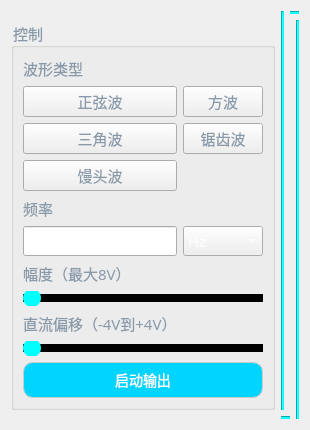
      <widget class="QWidget" name="tab_2">
       <attribute name="title">
        <string>信号发生器</string>
       </attribute>
       <layout class="QGridLayout" name="gridLayout_7">
        <item row="1" column="0">
         <layout class="QGridLayout" name="gridLayout_6" rowstretch="1,1,1" columnstretch="0,1,0,5,0">
          <item row="1" column="1">
           <widget class="QGroupBox" name="groupBox">
            <property name="sizePolicy">
             <sizepolicy hsizetype="Expanding" vsizetype="Expanding">
              <horstretch>0</horstretch>
              <verstretch>0</verstretch>
             </sizepolicy>
            </property>
            <property name="font">
             <font>
              <family>宋体</family>
              <pointsize>11</pointsize>
             </font>
            </property>
            <property name="styleSheet">
             <string notr="true">color: #8899aa;</string>
            </property>
            <property name="title">
             <string>控制</string>
            </property>
            <layout class="QGridLayout" name="gridLayout_9">
             <item row="0" column="0">
              <layout class="QGridLayout" name="gridLayout_8" rowstretch="1,1,1,1,1,1,1,1,1,1,0" columnstretch="1,1">
               <item row="4" column="1">
                <spacer name="horizontalSpacer_10">
                 <property name="orientation">
                  <enum>Qt::Horizontal</enum>
                 </property>
                 <property name="sizeHint" stdset="0">
                  <size>
                   <width>40</width>
                   <height>20</height>
                  </size>
                 </property>
                </spacer>
               </item>
               <item row="1" column="0">
                <widget class="QPushButton" name="sine_btn">
                 <property name="sizePolicy">
                  <sizepolicy hsizetype="Expanding" vsizetype="Expanding">
                   <horstretch>0</horstretch>
                   <verstretch>0</verstretch>
                  </sizepolicy>
                 </property>
                 <property name="font">
                  <font>
                   <family>宋体</family>
                   <pointsize>11</pointsize>
                   <weight>12</weight>
                   <bold>false</bold>
                  </font>
                 </property>
                 <property name="styleSheet">
                  <string notr="true">
QPushButton[checkable=&quot;true&quot;]{
    /* 未选中标签样式 */
    background-color: #1E293B; /* 深蓝背景 */
    color: #94A3B8; /* 浅灰文字 */
    padding: 8px 16px;
    margin-right: 2px;
    border-radius: 8px;
    border: none;
    font-weight: 100;
}

QPushButton[checkable=&quot;true&quot;]:checked {
    /* 选中标签样式 */
    background-color: #1E293B; /* 亮蓝背景 */
    color: #00D4FF;
    border: 1px solid #60A5FA; /* 亮蓝边框 */
}

QPushButton[checkable=&quot;true&quot;]:hover:not(:checked){
    /* 未选中但悬停 */
    background-color: #334155;
    color: #CBD5E1;
}</string>
                 </property>
                 <property name="text">
                  <string>正弦波</string>
                 </property>
                 <property name="icon">
                  <iconset resource="resources.qrc">
                   <normaloff>:/icons/icons/sine.svg</normaloff>:/icons/icons/sine.svg</iconset>
                 </property>
                 <property name="iconSize">
                  <size>
                   <width>40</width>
                   <height>40</height>
                  </size>
                 </property>
                 <property name="checkable">
                  <bool>true</bool>
                 </property>
                </widget>
               </item>
               <item row="10" column="0" colspan="2">
                <widget class="QPushButton" name="emit_btn">
                 <property name="sizePolicy">
                  <sizepolicy hsizetype="Expanding" vsizetype="Expanding">
                   <horstretch>0</horstretch>
                   <verstretch>0</verstretch>
                  </sizepolicy>
                 </property>
                 <property name="font">
                  <font>
                   <family>宋体</family>
                   <pointsize>-1</pointsize>
                  </font>
                 </property>
                 <property name="styleSheet">
                  <string notr="true">QPushButton {
    /* 正常状态 */
    background-color: #00D4FF; /* 浅灰背景 */
    color: #ffffff; /* 深灰文字 */
    border: 1px solid #cccccc;
    border-radius: 10px;
    padding: 6px 12px;
    font-size: 14px;
}


QPushButton:pressed {
    /* 按压状态（核心效果） */
    background-color: #3B82F6; /* 蓝色背景 */
    color: white; /* 白色文字（与正常状态反转） */
    border-color: #2563EB; /* 深蓝边框 */
}

QPushButton:disabled {
    /* 禁用状态（可选） */
    background-color: #f5f5f5;
    color: #999999;
    border-color: #dddddd;
}</string>
                 </property>
                 <property name="text">
                  <string>启动输出</string>
                 </property>
                </widget>
               </item>
               <item row="8" column="0">
                <widget class="QLabel" name="label_2">
                 <property name="sizePolicy">
                  <sizepolicy hsizetype="Expanding" vsizetype="Expanding">
                   <horstretch>0</horstretch>
                   <verstretch>0</verstretch>
                  </sizepolicy>
                 </property>
                 <property name="font">
                  <font>
                   <family>宋体</family>
                   <pointsize>11</pointsize>
                  </font>
                 </property>
                 <property name="text">
                  <string>直流偏移（-4V到+4V）</string>
                 </property>
                </widget>
               </item>
               <item row="9" column="0" colspan="2">
                <widget class="QSlider" name="horizontalSlider_2">
                 <property name="sizePolicy">
                  <sizepolicy hsizetype="Expanding" vsizetype="Expanding">
                   <horstretch>0</horstretch>
                   <verstretch>0</verstretch>
                  </sizepolicy>
                 </property>
                 <property name="styleSheet">
                  <string notr="true">/* 设置水平QSlider的基本样式 */
QSlider::groove:horizontal {
    height: 8px;
    background:rgb(0, 0, 0);
    margin: 2px 0;
}

QSlider::handle:horizontal {
    width: 18px;
    height: 18px;
    margin: -5px 0;
    background: rgb(0, 255, 255);
    border-radius: 9px;
}



</string>
                 </property>
                 <property name="orientation">
                  <enum>Qt::Horizontal</enum>
                 </property>
                </widget>
               </item>
               <item row="1" column="1">
                <widget class="QPushButton" name="square_btn">
                 <property name="sizePolicy">
                  <sizepolicy hsizetype="Expanding" vsizetype="Expanding">
                   <horstretch>0</horstretch>
                   <verstretch>0</verstretch>
                  </sizepolicy>
                 </property>
                 <property name="font">
                  <font>
                   <family>宋体</family>
                   <pointsize>11</pointsize>
                   <weight>12</weight>
                   <bold>false</bold>
                  </font>
                 </property>
                 <property name="styleSheet">
                  <string notr="true">
QPushButton[checkable=&quot;true&quot;]{
    /* 未选中标签样式 */
    background-color: #1E293B; /* 深蓝背景 */
    color: #94A3B8; /* 浅灰文字 */
    padding: 8px 16px;
    margin-right: 2px;
    border-radius: 8px;
    border: none;
    font-weight: 100;
}

QPushButton[checkable=&quot;true&quot;]:checked {
    /* 选中标签样式 */
    background-color: #1E293B; /* 亮蓝背景 */
    color: #00D4FF;
    border: 1px solid #60A5FA; /* 亮蓝边框 */
}

QPushButton[checkable=&quot;true&quot;]:hover:not(:checked){
    /* 未选中但悬停 */
    background-color: #334155;
    color: #CBD5E1;
}</string>
                 </property>
                 <property name="text">
                  <string>方波</string>
                 </property>
                 <property name="icon">
                  <iconset resource="resources.qrc">
                   <normaloff>:/icons/icons/square.svg</normaloff>:/icons/icons/square.svg</iconset>
                 </property>
                 <property name="iconSize">
                  <size>
                   <width>40</width>
                   <height>40</height>
                  </size>
                 </property>
                 <property name="checkable">
                  <bool>true</bool>
                 </property>
                 <property name="checked">
                  <bool>false</bool>
                 </property>
                </widget>
               </item>
               <item row="0" column="0">
                <widget class="QLabel" name="wave_choose">
                 <property name="sizePolicy">
                  <sizepolicy hsizetype="Expanding" vsizetype="Expanding">
                   <horstretch>0</horstretch>
                   <verstretch>0</verstretch>
                  </sizepolicy>
                 </property>
                 <property name="font">
                  <font>
                   <family>宋体</family>
                   <pointsize>11</pointsize>
                  </font>
                 </property>
                 <property name="text">
                  <string>波形类型</string>
                 </property>
                </widget>
               </item>
               <item row="0" column="1">
                <spacer name="horizontalSpacer_9">
                 <property name="orientation">
                  <enum>Qt::Horizontal</enum>
                 </property>
                 <property name="sizeHint" stdset="0">
                  <size>
                   <width>60</width>
                   <height>20</height>
                  </size>
                 </property>
                </spacer>
               </item>
               <item row="8" column="1">
                <spacer name="horizontalSpacer_11">
                 <property name="orientation">
                  <enum>Qt::Horizontal</enum>
                 </property>
                 <property name="sizeHint" stdset="0">
                  <size>
                   <width>40</width>
                   <height>20</height>
                  </size>
                 </property>
                </spacer>
               </item>
               <item row="2" column="0">
                <widget class="QPushButton" name="triangle_btn">
                 <property name="sizePolicy">
                  <sizepolicy hsizetype="Expanding" vsizetype="Expanding">
                   <horstretch>0</horstretch>
                   <verstretch>0</verstretch>
                  </sizepolicy>
                 </property>
                 <property name="font">
                  <font>
                   <family>宋体</family>
                   <pointsize>11</pointsize>
                   <weight>12</weight>
                   <bold>false</bold>
                  </font>
                 </property>
                 <property name="styleSheet">
                  <string notr="true">
QPushButton[checkable=&quot;true&quot;]{
    /* 未选中标签样式 */
    background-color: #1E293B; /* 深蓝背景 */
    color: #94A3B8; /* 浅灰文字 */
    padding: 8px 16px;
    margin-right: 2px;
    border-radius: 8px;
    border: none;
    font-weight: 100;
}

QPushButton[checkable=&quot;true&quot;]:checked {
    /* 选中标签样式 */
    background-color: #1E293B; /* 亮蓝背景 */
    color: #00D4FF;
    border: 1px solid #60A5FA; /* 亮蓝边框 */
}

QPushButton[checkable=&quot;true&quot;]:hover:not(:checked){
    /* 未选中但悬停 */
    background-color: #334155;
    color: #CBD5E1;
}</string>
                 </property>
                 <property name="text">
                  <string>三角波</string>
                 </property>
                 <property name="icon">
                  <iconset resource="resources.qrc">
                   <normaloff>:/icons/icons/triangle.svg</normaloff>:/icons/icons/triangle.svg</iconset>
                 </property>
                 <property name="iconSize">
                  <size>
                   <width>40</width>
                   <height>40</height>
                  </size>
                 </property>
                 <property name="checkable">
                  <bool>true</bool>
                 </property>
                </widget>
               </item>
               <item row="5" column="0">
                <widget class="QLineEdit" name="fre_edit">
                 <property name="sizePolicy">
                  <sizepolicy hsizetype="Expanding" vsizetype="Expanding">
                   <horstretch>0</horstretch>
                   <verstretch>0</verstretch>
                  </sizepolicy>
                 </property>
                 <property name="font">
                  <font>
                   <family>微软雅黑</family>
                   <pointsize>11</pointsize>
                  </font>
                 </property>
                 <property name="styleSheet">
                  <string notr="true">color:rgb(255, 255, 255)</string>
                 </property>
                 <property name="text">
                  <string>1</string>
                 </property>
                </widget>
               </item>
               <item row="2" column="1">
                <widget class="QPushButton" name="saw_btn">
                 <property name="sizePolicy">
                  <sizepolicy hsizetype="Expanding" vsizetype="Expanding">
                   <horstretch>0</horstretch>
                   <verstretch>0</verstretch>
                  </sizepolicy>
                 </property>
                 <property name="font">
                  <font>
                   <family>宋体</family>
                   <pointsize>11</pointsize>
                   <weight>12</weight>
                   <bold>false</bold>
                  </font>
                 </property>
                 <property name="styleSheet">
                  <string notr="true">
QPushButton[checkable=&quot;true&quot;]{
    /* 未选中标签样式 */
    background-color: #1E293B; /* 深蓝背景 */
    color: #94A3B8; /* 浅灰文字 */
    padding: 8px 16px;
    margin-right: 2px;
    border-radius: 8px;
    border: none;
    font-weight: 100;
}

QPushButton[checkable=&quot;true&quot;]:checked {
    /* 选中标签样式 */
    background-color: #1E293B; /* 亮蓝背景 */
    color: #00D4FF;
    border: 1px solid #60A5FA; /* 亮蓝边框 */
}

QPushButton[checkable=&quot;true&quot;]:hover:not(:checked){
    /* 未选中但悬停 */
    background-color: #334155;
    color: #CBD5E1;
}</string>
                 </property>
                 <property name="text">
                  <string>锯齿波</string>
                 </property>
                 <property name="icon">
                  <iconset resource="resources.qrc">
                   <normaloff>:/icons/icons/saw.svg</normaloff>:/icons/icons/saw.svg</iconset>
                 </property>
                 <property name="iconSize">
                  <size>
                   <width>40</width>
                   <height>40</height>
                  </size>
                 </property>
                 <property name="checkable">
                  <bool>true</bool>
                 </property>
                </widget>
               </item>
               <item row="4" column="0">
                <widget class="QLabel" name="label_3">
                 <property name="sizePolicy">
                  <sizepolicy hsizetype="Expanding" vsizetype="Expanding">
                   <horstretch>0</horstretch>
                   <verstretch>0</verstretch>
                  </sizepolicy>
                 </property>
                 <property name="font">
                  <font>
                   <family>宋体</family>
                   <pointsize>11</pointsize>
                  </font>
                 </property>
                 <property name="text">
                  <string>频率</string>
                 </property>
                </widget>
               </item>
               <item row="7" column="0" colspan="2">
                <widget class="QSlider" name="horizontalSlider">
                 <property name="sizePolicy">
                  <sizepolicy hsizetype="Expanding" vsizetype="Expanding">
                   <horstretch>0</horstretch>
                   <verstretch>0</verstretch>
                  </sizepolicy>
                 </property>
                 <property name="styleSheet">
                  <string notr="true">/* 设置水平QSlider的基本样式 */
QSlider::groove:horizontal {
    height: 8px;
    background:rgb(0, 0, 0);
    margin: 2px 0;
}

QSlider::handle:horizontal {
    width: 18px;
    height: 18px;
    margin: -5px 0;
    background: rgb(0, 255, 255);
    border-radius: 9px;
}



</string>
                 </property>
                 <property name="orientation">
                  <enum>Qt::Horizontal</enum>
                 </property>
                 <property name="tickPosition">
                  <enum>QSlider::NoTicks</enum>
                 </property>
                </widget>
               </item>
               <item row="6" column="0" colspan="2">
                <widget class="QLabel" name="label">
                 <property name="sizePolicy">
                  <sizepolicy hsizetype="Expanding" vsizetype="Expanding">
                   <horstretch>0</horstretch>
                   <verstretch>0</verstretch>
                  </sizepolicy>
                 </property>
                 <property name="font">
                  <font>
                   <family>宋体</family>
                   <pointsize>11</pointsize>
                  </font>
                 </property>
                 <property name="text">
                  <string>幅度（最大8V）</string>
                 </property>
                </widget>
               </item>
               <item row="5" column="1">
                <widget class="QComboBox" name="fre_scale">
                 <property name="sizePolicy">
                  <sizepolicy hsizetype="Expanding" vsizetype="Expanding">
                   <horstretch>0</horstretch>
                   <verstretch>0</verstretch>
                  </sizepolicy>
                 </property>
                 <property name="font">
                  <font>
                   <family>微软雅黑</family>
                   <pointsize>11</pointsize>
                  </font>
                 </property>
                 <property name="styleSheet">
                  <string notr="true">color:rgb(255, 255, 255)</string>
                 </property>
                 <item>
                  <property name="text">
                   <string>Hz</string>
                  </property>
                 </item>
                 <item>
                  <property name="text">
                   <string>kHz</string>
                  </property>
                 </item>
                 <item>
                  <property name="text">
                   <string>MHz</string>
                  </property>
                 </item>
                </widget>
               </item>
               <item row="3" column="0">
                <widget class="QPushButton" name="bread_btn">
                 <property name="sizePolicy">
                  <sizepolicy hsizetype="Expanding" vsizetype="Expanding">
                   <horstretch>0</horstretch>
                   <verstretch>0</verstretch>
                  </sizepolicy>
                 </property>
                 <property name="font">
                  <font>
                   <family>宋体</family>
                   <pointsize>11</pointsize>
                   <weight>12</weight>
                   <bold>false</bold>
                  </font>
                 </property>
                 <property name="styleSheet">
                  <string notr="true">
QPushButton[checkable=&quot;true&quot;]{
    /* 未选中标签样式 */
    background-color: #1E293B; /* 深蓝背景 */
    color: #94A3B8; /* 浅灰文字 */
    padding: 8px 16px;
    margin-right: 2px;
    border-radius: 8px;
    border: none;
    font-weight: 100;
}

QPushButton[checkable=&quot;true&quot;]:checked {
    /* 选中标签样式 */
    background-color: #1E293B; /* 亮蓝背景 */
    color: #00D4FF;
    border: 1px solid #60A5FA; /* 亮蓝边框 */
}

QPushButton[checkable=&quot;true&quot;]:hover:not(:checked){
    /* 未选中但悬停 */
    background-color: #334155;
    color: #CBD5E1;
}</string>
                 </property>
                 <property name="text">
                  <string>馒头波</string>
                 </property>
                 <property name="icon">
                  <iconset resource="resources.qrc">
                   <normaloff>:/icons/icons/bread.svg</normaloff>:/icons/icons/bread.svg</iconset>
                 </property>
                 <property name="iconSize">
                  <size>
                   <width>40</width>
                   <height>40</height>
                  </size>
                 </property>
                 <property name="checkable">
                  <bool>true</bool>
                 </property>
                </widget>
               </item>
              </layout>
             </item>
            </layout>
           </widget>
          </item>
          <item row="0" column="3" colspan="2">
           <widget class="Line" name="line_5">
            <property name="styleSheet">
             <string notr="true">background-color:rgb(0, 255, 255)</string>
            </property>
            <property name="orientation">
             <enum>Qt::Horizontal</enum>
            </property>
           </widget>
          </item>
          <item row="1" column="4" rowspan="2">
           <widget class="Line" name="line_8">
            <property name="sizePolicy">
             <sizepolicy hsizetype="Preferred" vsizetype="Expanding">
              <horstretch>0</horstretch>
              <verstretch>0</verstretch>
             </sizepolicy>
            </property>
            <property name="styleSheet">
             <string notr="true">background-color:rgb(0, 255, 255)</string>
            </property>
            <property name="orientation">
             <enum>Qt::Vertical</enum>
            </property>
           </widget>
          </item>
          <item row="2" column="2" colspan="2">
           <widget class="Line" name="line_6">
            <property name="styleSheet">
             <string notr="true">background-color:rgb(0, 255, 255)</string>
            </property>
            <property name="orientation">
             <enum>Qt::Horizontal</enum>
            </property>
           </widget>
          </item>
          <item row="0" column="2" rowspan="2">
           <widget class="Line" name="line_7">
            <property name="styleSheet">
             <string notr="true">background-color:rgb(0, 255, 255)</string>
            </property>
            <property name="orientation">
             <enum>Qt::Vertical</enum>
            </property>
           </widget>
          </item>
         </layout>
        </item>
       </layout>
      </widget>
